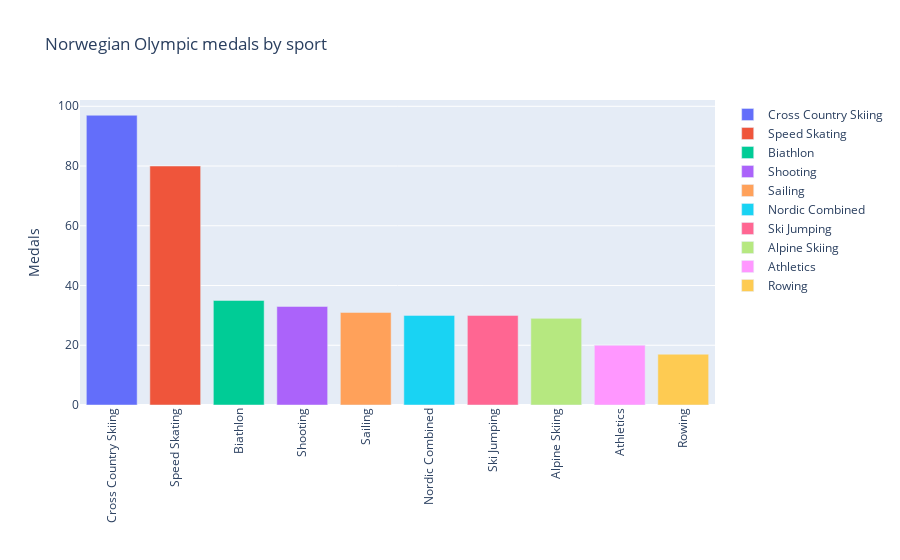
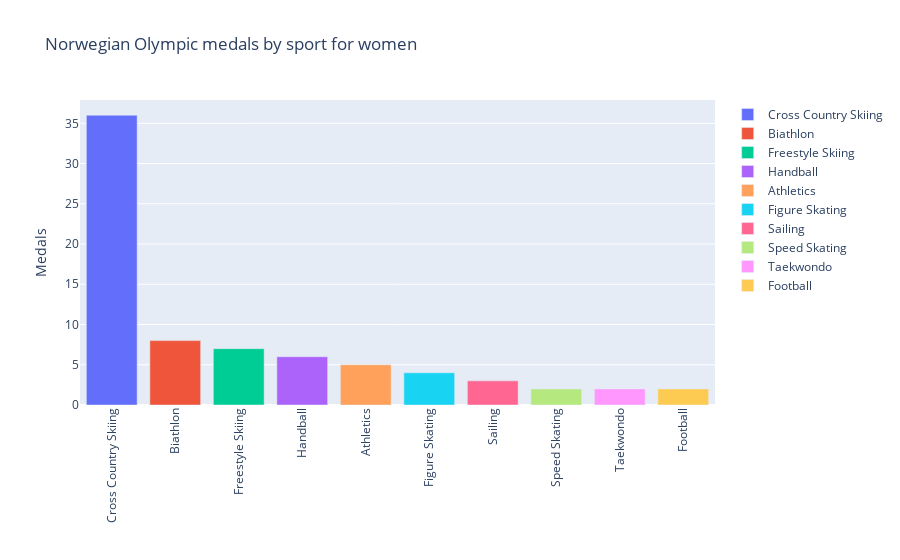
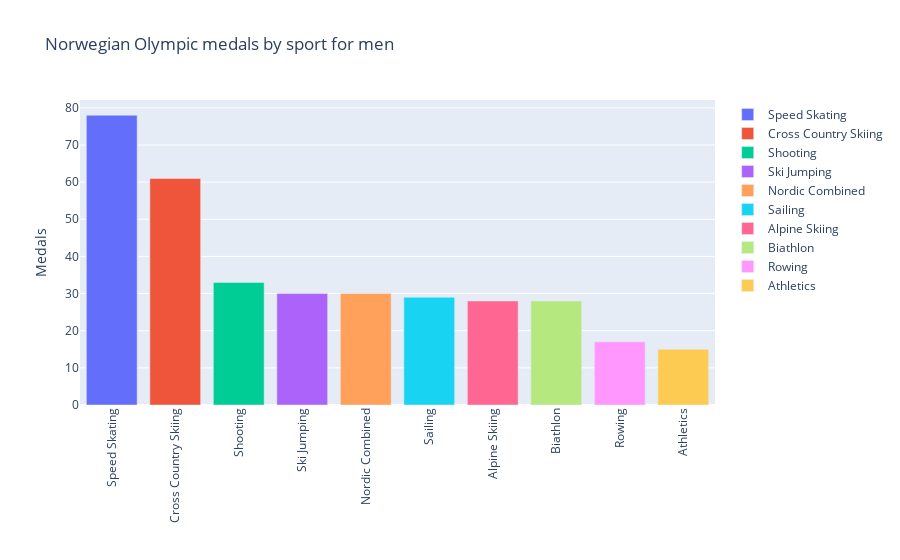

The cell these charts' notebook holds for them, in order:
### Code cell
def norwegian_medals_by_sport(df=nor, headline="Norwegian Olympic medals by sport"):

    def sports_medals():

        sport_medal = df.copy()
        sport_medal = sport_medal.drop_duplicates(subset=["Event", "Games", "Team", "Medal"])
        sport_medal = sport_medal.groupby(["Sport", "Medal"]).size().unstack(fill_value=0)
        sport_medal["Total"] = sport_medal.sum(axis=1)
        sport_medal = sport_medal.reindex(columns=["Bronze", "Silver", "Gold", "Total"])
        sport_medal = sport_medal.sort_values(by="Total", ascending=False)
        sport_medal = sport_medal.reset_index()
        
        return sport_medal
    

    nor_sports_medals = sports_medals()

    fig = px.bar(nor_sports_medals.head(10), x="Sport", y="Total", title=headline, labels={"Total": "Medals", "Sport": ""}, color="Sport")
    fig.update_xaxes(tickangle=-90)
    
    fig.show()
    # return fig


nor_wom = nor[nor["Sex"] == "F"]
nor_men = nor[nor["Sex"] == "M"]

norwegian_medals_by_sport()
norwegian_medals_by_sport(nor_wom, "Norwegian Olympic medals by sport for women")
norwegian_medals_by_sport(nor_men, "Norwegian Olympic medals by sport for men")

### Figure 1 — Plotly figure (JSON) as saved in the notebook; plotly's stock layout.template omitted (floating-point values rounded to 4 significant figures)
{"data": [{"alignmentgroup": "True", "hovertemplate": "=%{x}<br>Medals=%{y}<extra></extra>", "legendgroup": "Cross Country Skiing", "marker": {"color": "#636efa", "pattern": {"shape": ""}}, "name": "Cross Country Skiing", "offsetgroup": "Cross Country Skiing", "orientation": "v", "showlegend": true, "textposition": "auto", "type": "bar", "x": ["Cross Country Skiing"], "xaxis": "x", "y": [97], "yaxis": "y"}, {"alignmentgroup": "True", "hovertemplate": "=%{x}<br>Medals=%{y}<extra></extra>", "legendgroup": "Speed Skating", "marker": {"color": "#EF553B", "pattern": {"shape": ""}}, "name": "Speed Skating", "offsetgroup": "Speed Skating", "orientation": "v", "showlegend": true, "textposition": "auto", "type": "bar", "x": ["Speed Skating"], "xaxis": "x", "y": [80], "yaxis": "y"}, {"alignmentgroup": "True", "hovertemplate": "=%{x}<br>Medals=%{y}<extra></extra>", "legendgroup": "Biathlon", "marker": {"color": "#00cc96", "pattern": {"shape": ""}}, "name": "Biathlon", "offsetgroup": "Biathlon", "orientation": "v", "showlegend": true, "textposition": "auto", "type": "bar", "x": ["Biathlon"], "xaxis": "x", "y": [35], "yaxis": "y"}, {"alignmentgroup": "True", "hovertemplate": "=%{x}<br>Medals=%{y}<extra></extra>", "legendgroup": "Shooting", "marker": {"color": "#ab63fa", "pattern": {"shape": ""}}, "name": "Shooting", "offsetgroup": "Shooting", "orientation": "v", "showlegend": true, "textposition": "auto", "type": "bar", "x": ["Shooting"], "xaxis": "x", "y": [33], "yaxis": "y"}, {"alignmentgroup": "True", "hovertemplate": "=%{x}<br>Medals=%{y}<extra></extra>", "legendgroup": "Sailing", "marker": {"color": "#FFA15A", "pattern": {"shape": ""}}, "name": "Sailing", "offsetgroup": "Sailing", "orientation": "v", "showlegend": true, "textposition": "auto", "type": "bar", "x": ["Sailing"], "xaxis": "x", "y": [31], "yaxis": "y"}, {"alignmentgroup": "True", "hovertemplate": "=%{x}<br>Medals=%{y}<extra></extra>", "legendgroup": "Nordic Combined", "marker": {"color": "#19d3f3", "pattern": {"shape": ""}}, "name": "Nordic Combined", "offsetgroup": "Nordic Combined", "orientation": "v", "showlegend": true, "textposition": "auto", "type": "bar", "x": ["Nordic Combined"], "xaxis": "x", "y": [30], "yaxis": "y"}, {"alignmentgroup": "True", "hovertemplate": "=%{x}<br>Medals=%{y}<extra></extra>", "legendgroup": "Ski Jumping", "marker": {"color": "#FF6692", "pattern": {"shape": ""}}, "name": "Ski Jumping", "offsetgroup": "Ski Jumping", "orientation": "v", "showlegend": true, "textposition": "auto", "type": "bar", "x": ["Ski Jumping"], "xaxis": "x", "y": [30], "yaxis": "y"}, {"alignmentgroup": "True", "hovertemplate": "=%{x}<br>Medals=%{y}<extra></extra>", "legendgroup": "Alpine Skiing", "marker": {"color": "#B6E880", "pattern": {"shape": ""}}, "name": "Alpine Skiing", "offsetgroup": "Alpine Skiing", "orientation": "v", "showlegend": true, "textposition": "auto", "type": "bar", "x": ["Alpine Skiing"], "xaxis": "x", "y": [29], "yaxis": "y"}, {"alignmentgroup": "True", "hovertemplate": "=%{x}<br>Medals=%{y}<extra></extra>", "legendgroup": "Athletics", "marker": {"color": "#FF97FF", "pattern": {"shape": ""}}, "name": "Athletics", "offsetgroup": "Athletics", "orientation": "v", "showlegend": true, "textposition": "auto", "type": "bar", "x": ["Athletics"], "xaxis": "x", "y": [20], "yaxis": "y"}, {"alignmentgroup": "True", "hovertemplate": "=%{x}<br>Medals=%{y}<extra></extra>", "legendgroup": "Rowing", "marker": {"color": "#FECB52", "pattern": {"shape": ""}}, "name": "Rowing", "offsetgroup": "Rowing", "orientation": "v", "showlegend": true, "textposition": "auto", "type": "bar", "x": ["Rowing"], "xaxis": "x", "y": [17], "yaxis": "y"}], "layout": {"barmode": "relative", "legend": {"title": {"text": ""}, "tracegroupgap": 0}, "title": {"text": "Norwegian Olympic medals by sport"}, "xaxis": {"anchor": "y", "categoryarray": ["Cross Country Skiing", "Speed Skating", "Biathlon", "Shooting", "Sailing", "Nordic Combined", "Ski Jumping", "Alpine Skiing", "Athletics", "Rowing"], "categoryorder": "array", "domain": [0, 1], "tickangle": -90, "title": {"text": ""}}, "yaxis": {"anchor": "x", "domain": [0, 1], "title": {"text": "Medals"}}}}

### Figure 2 — Plotly figure (JSON) as saved in the notebook; plotly's stock layout.template omitted (floating-point values rounded to 4 significant figures)
{"data": [{"alignmentgroup": "True", "hovertemplate": "=%{x}<br>Medals=%{y}<extra></extra>", "legendgroup": "Cross Country Skiing", "marker": {"color": "#636efa", "pattern": {"shape": ""}}, "name": "Cross Country Skiing", "offsetgroup": "Cross Country Skiing", "orientation": "v", "showlegend": true, "textposition": "auto", "type": "bar", "x": ["Cross Country Skiing"], "xaxis": "x", "y": [36], "yaxis": "y"}, {"alignmentgroup": "True", "hovertemplate": "=%{x}<br>Medals=%{y}<extra></extra>", "legendgroup": "Biathlon", "marker": {"color": "#EF553B", "pattern": {"shape": ""}}, "name": "Biathlon", "offsetgroup": "Biathlon", "orientation": "v", "showlegend": true, "textposition": "auto", "type": "bar", "x": ["Biathlon"], "xaxis": "x", "y": [8], "yaxis": "y"}, {"alignmentgroup": "True", "hovertemplate": "=%{x}<br>Medals=%{y}<extra></extra>", "legendgroup": "Freestyle Skiing", "marker": {"color": "#00cc96", "pattern": {"shape": ""}}, "name": "Freestyle Skiing", "offsetgroup": "Freestyle Skiing", "orientation": "v", "showlegend": true, "textposition": "auto", "type": "bar", "x": ["Freestyle Skiing"], "xaxis": "x", "y": [7], "yaxis": "y"}, {"alignmentgroup": "True", "hovertemplate": "=%{x}<br>Medals=%{y}<extra></extra>", "legendgroup": "Handball", "marker": {"color": "#ab63fa", "pattern": {"shape": ""}}, "name": "Handball", "offsetgroup": "Handball", "orientation": "v", "showlegend": true, "textposition": "auto", "type": "bar", "x": ["Handball"], "xaxis": "x", "y": [6], "yaxis": "y"}, {"alignmentgroup": "True", "hovertemplate": "=%{x}<br>Medals=%{y}<extra></extra>", "legendgroup": "Athletics", "marker": {"color": "#FFA15A", "pattern": {"shape": ""}}, "name": "Athletics", "offsetgroup": "Athletics", "orientation": "v", "showlegend": true, "textposition": "auto", "type": "bar", "x": ["Athletics"], "xaxis": "x", "y": [5], "yaxis": "y"}, {"alignmentgroup": "True", "hovertemplate": "=%{x}<br>Medals=%{y}<extra></extra>", "legendgroup": "Figure Skating", "marker": {"color": "#19d3f3", "pattern": {"shape": ""}}, "name": "Figure Skating", "offsetgroup": "Figure Skating", "orientation": "v", "showlegend": true, "textposition": "auto", "type": "bar", "x": ["Figure Skating"], "xaxis": "x", "y": [4], "yaxis": "y"}, {"alignmentgroup": "True", "hovertemplate": "=%{x}<br>Medals=%{y}<extra></extra>", "legendgroup": "Sailing", "marker": {"color": "#FF6692", "pattern": {"shape": ""}}, "name": "Sailing", "offsetgroup": "Sailing", "orientation": "v", "showlegend": true, "textposition": "auto", "type": "bar", "x": ["Sailing"], "xaxis": "x", "y": [3], "yaxis": "y"}, {"alignmentgroup": "True", "hovertemplate": "=%{x}<br>Medals=%{y}<extra></extra>", "legendgroup": "Speed Skating", "marker": {"color": "#B6E880", "pattern": {"shape": ""}}, "name": "Speed Skating", "offsetgroup": "Speed Skating", "orientation": "v", "showlegend": true, "textposition": "auto", "type": "bar", "x": ["Speed Skating"], "xaxis": "x", "y": [2], "yaxis": "y"}, {"alignmentgroup": "True", "hovertemplate": "=%{x}<br>Medals=%{y}<extra></extra>", "legendgroup": "Taekwondo", "marker": {"color": "#FF97FF", "pattern": {"shape": ""}}, "name": "Taekwondo", "offsetgroup": "Taekwondo", "orientation": "v", "showlegend": true, "textposition": "auto", "type": "bar", "x": ["Taekwondo"], "xaxis": "x", "y": [2], "yaxis": "y"}, {"alignmentgroup": "True", "hovertemplate": "=%{x}<br>Medals=%{y}<extra></extra>", "legendgroup": "Football", "marker": {"color": "#FECB52", "pattern": {"shape": ""}}, "name": "Football", "offsetgroup": "Football", "orientation": "v", "showlegend": true, "textposition": "auto", "type": "bar", "x": ["Football"], "xaxis": "x", "y": [2], "yaxis": "y"}], "layout": {"barmode": "relative", "legend": {"title": {"text": ""}, "tracegroupgap": 0}, "title": {"text": "Norwegian Olympic medals by sport for women"}, "xaxis": {"anchor": "y", "categoryarray": ["Cross Country Skiing", "Biathlon", "Freestyle Skiing", "Handball", "Athletics", "Figure Skating", "Sailing", "Speed Skating", "Taekwondo", "Football"], "categoryorder": "array", "domain": [0, 1], "tickangle": -90, "title": {"text": ""}}, "yaxis": {"anchor": "x", "domain": [0, 1], "title": {"text": "Medals"}}}}

### Figure 3 — Plotly figure (JSON) as saved in the notebook; plotly's stock layout.template omitted (floating-point values rounded to 4 significant figures)
{"data": [{"alignmentgroup": "True", "hovertemplate": "=%{x}<br>Medals=%{y}<extra></extra>", "legendgroup": "Speed Skating", "marker": {"color": "#636efa", "pattern": {"shape": ""}}, "name": "Speed Skating", "offsetgroup": "Speed Skating", "orientation": "v", "showlegend": true, "textposition": "auto", "type": "bar", "x": ["Speed Skating"], "xaxis": "x", "y": [78], "yaxis": "y"}, {"alignmentgroup": "True", "hovertemplate": "=%{x}<br>Medals=%{y}<extra></extra>", "legendgroup": "Cross Country Skiing", "marker": {"color": "#EF553B", "pattern": {"shape": ""}}, "name": "Cross Country Skiing", "offsetgroup": "Cross Country Skiing", "orientation": "v", "showlegend": true, "textposition": "auto", "type": "bar", "x": ["Cross Country Skiing"], "xaxis": "x", "y": [61], "yaxis": "y"}, {"alignmentgroup": "True", "hovertemplate": "=%{x}<br>Medals=%{y}<extra></extra>", "legendgroup": "Shooting", "marker": {"color": "#00cc96", "pattern": {"shape": ""}}, "name": "Shooting", "offsetgroup": "Shooting", "orientation": "v", "showlegend": true, "textposition": "auto", "type": "bar", "x": ["Shooting"], "xaxis": "x", "y": [33], "yaxis": "y"}, {"alignmentgroup": "True", "hovertemplate": "=%{x}<br>Medals=%{y}<extra></extra>", "legendgroup": "Ski Jumping", "marker": {"color": "#ab63fa", "pattern": {"shape": ""}}, "name": "Ski Jumping", "offsetgroup": "Ski Jumping", "orientation": "v", "showlegend": true, "textposition": "auto", "type": "bar", "x": ["Ski Jumping"], "xaxis": "x", "y": [30], "yaxis": "y"}, {"alignmentgroup": "True", "hovertemplate": "=%{x}<br>Medals=%{y}<extra></extra>", "legendgroup": "Nordic Combined", "marker": {"color": "#FFA15A", "pattern": {"shape": ""}}, "name": "Nordic Combined", "offsetgroup": "Nordic Combined", "orientation": "v", "showlegend": true, "textposition": "auto", "type": "bar", "x": ["Nordic Combined"], "xaxis": "x", "y": [30], "yaxis": "y"}, {"alignmentgroup": "True", "hovertemplate": "=%{x}<br>Medals=%{y}<extra></extra>", "legendgroup": "Sailing", "marker": {"color": "#19d3f3", "pattern": {"shape": ""}}, "name": "Sailing", "offsetgroup": "Sailing", "orientation": "v", "showlegend": true, "textposition": "auto", "type": "bar", "x": ["Sailing"], "xaxis": "x", "y": [29], "yaxis": "y"}, {"alignmentgroup": "True", "hovertemplate": "=%{x}<br>Medals=%{y}<extra></extra>", "legendgroup": "Alpine Skiing", "marker": {"color": "#FF6692", "pattern": {"shape": ""}}, "name": "Alpine Skiing", "offsetgroup": "Alpine Skiing", "orientation": "v", "showlegend": true, "textposition": "auto", "type": "bar", "x": ["Alpine Skiing"], "xaxis": "x", "y": [28], "yaxis": "y"}, {"alignmentgroup": "True", "hovertemplate": "=%{x}<br>Medals=%{y}<extra></extra>", "legendgroup": "Biathlon", "marker": {"color": "#B6E880", "pattern": {"shape": ""}}, "name": "Biathlon", "offsetgroup": "Biathlon", "orientation": "v", "showlegend": true, "textposition": "auto", "type": "bar", "x": ["Biathlon"], "xaxis": "x", "y": [28], "yaxis": "y"}, {"alignmentgroup": "True", "hovertemplate": "=%{x}<br>Medals=%{y}<extra></extra>", "legendgroup": "Rowing", "marker": {"color": "#FF97FF", "pattern": {"shape": ""}}, "name": "Rowing", "offsetgroup": "Rowing", "orientation": "v", "showlegend": true, "textposition": "auto", "type": "bar", "x": ["Rowing"], "xaxis": "x", "y": [17], "yaxis": "y"}, {"alignmentgroup": "True", "hovertemplate": "=%{x}<br>Medals=%{y}<extra></extra>", "legendgroup": "Athletics", "marker": {"color": "#FECB52", "pattern": {"shape": ""}}, "name": "Athletics", "offsetgroup": "Athletics", "orientation": "v", "showlegend": true, "textposition": "auto", "type": "bar", "x": ["Athletics"], "xaxis": "x", "y": [15], "yaxis": "y"}], "layout": {"barmode": "relative", "legend": {"title": {"text": ""}, "tracegroupgap": 0}, "title": {"text": "Norwegian Olympic medals by sport for men"}, "xaxis": {"anchor": "y", "categoryarray": ["Speed Skating", "Cross Country Skiing", "Shooting", "Ski Jumping", "Nordic Combined", "Sailing", "Alpine Skiing", "Biathlon", "Rowing", "Athletics"], "categoryorder": "array", "domain": [0, 1], "tickangle": -90, "title": {"text": ""}}, "yaxis": {"anchor": "x", "domain": [0, 1], "title": {"text": "Medals"}}}}
